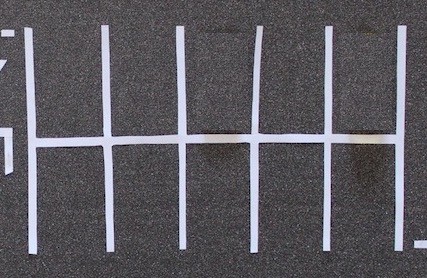
#> input picture images/_img_1389_crop_empty.jpg, 427 x 278 px; its folder holds only this picture in this run
$ python -i parkingspotdetector.py   (imports and definitions only)
#> lines starting #> are read from the running program, lines starting #| are printed output that depends on the picture; after the words box and inside, x2 and y2 are one past the last pixel; in counts of white or black regions, pixels touching at a corner belong together
### src/helpers/geometry.py
import numpy as np
from shapely.geometry import Polygon

def nearest_points(points, point, distance = 40):
    #points = np.asarray(points)
    distances = np.sum((points - point)**2, axis=1)
    distances = np.absolute(np.sqrt(distances))
    return [i for i, dist in enumerate(distances) if dist < distance]

def medium_point(points):
    return np.around(np.mean(points, axis=0)).astype(int)

def simplify_contour(contour):
    processed_points = []
    simple_contour = np.array([])

    for i, point in enumerate(contour):
        if i not in processed_points:
            npoints = nearest_points(contour, point)
            mp = np.array([medium_point(np.take(contour, npoints, 0))])
            simple_contour = mp if simple_contour.size == 0 else np.append(simple_contour, mp, 0)
            processed_points += npoints

    return simple_contour

def sort_points_ttb(points):
    pts = np.array([list(point) for point in points])
    return pts[np.argsort(pts[:, 1]), :]

def sort_points_ltr(points):
    pts = np.array([list(point) for point in points])
    return pts[np.argsort(pts[:, 0]), :]

def get_top_point(points):
    return sort_points_ttb(points)[0]

def get_bottom_point(points):
    return sort_points_ttb(points)[-1]

def get_left_point(points):
    return sort_points_ltr(points)[0]

def get_right_point(points):
    return sort_points_ltr(points)[-1]

# [26 lines left out: function intersection, not called in this run]

### src/modules/parkingspotdetector.py
import cv2
import numpy as np
import random

from globals.constants import PS_MIN_BLOCK_AREA
import helpers.geometry as geometry

class ParkingSpotDetector:
	def __init__(self):
		pass

	def detect(self, image_path, levels = 3):
#> called with image_path = '../../images/_img_1389_crop_empty.jpg', levels = 3
		image = cv2.imread(image_path)
#> image is the input picture: shape (278, 427, 3); mean B, G, R 96.5, 90.5, 92.7

		# Grayscale
		img = cv2.cvtColor(image, cv2.COLOR_BGR2GRAY)
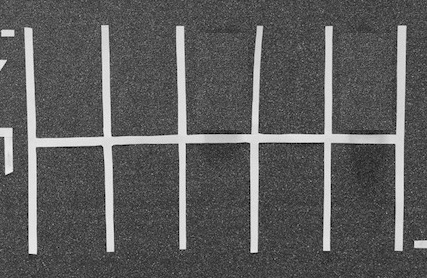
#> img: shape (278, 427); min 1, max 240, mean 91.8

		# [8 lines of commented-out code are left out]
		blur = cv2.medianBlur(img, 5)
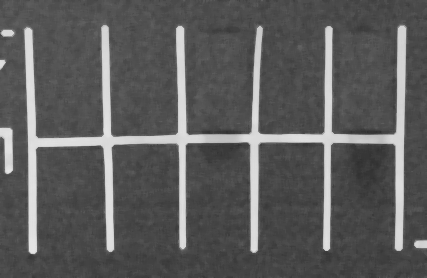
#> blur: shape (278, 427); min 47, max 230, mean 91.7

		# Otsu's thresolding (thresold, image)
		thresold, thresolded = cv2.threshold(blur, 0, 255, cv2.THRESH_BINARY + cv2.THRESH_OTSU)
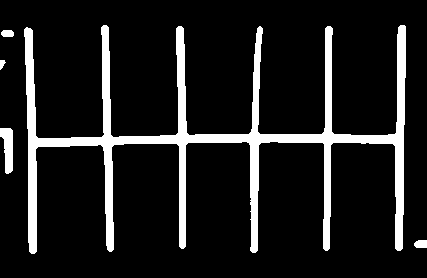
#> thresolded: shape (278, 427); 11.9% white; 5 white regions, box (x1, y1, x2, y2) and area: (24, 25, 406, 254) 13465, (0, 128, 13, 174) 420, (414, 240, 427, 248) 94, (1, 30, 14, 37) 81, (0, 60, 6, 70) 38
#> thresold = 142

		# Canny Edge Detection
		min_thresold = thresold
#> min_thresold = 142
		max_thresold = 2 * min_thresold
#> max_thresold = 284
		edges = cv2.Canny(thresolded, min_thresold, max_thresold)
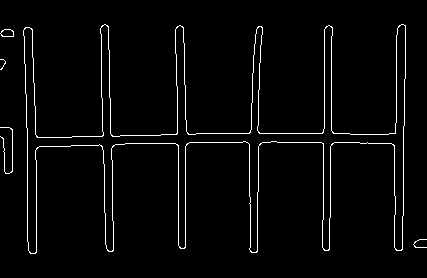
#> edges: shape (278, 427); 3% white in thin lines or dots, all inside (x1, y1, x2, y2) = (0, 24, 427, 254)

		# Find contours
		(cnts, hierarchy) = cv2.findContours(thresolded, cv2.RETR_LIST, cv2.CHAIN_APPROX_SIMPLE)
#> cnts = 5 contours; box (x1, y1, x2, y2) and area: (24, 25, 406, 254) 11834, (0, 128, 13, 174) 367, (414, 240, 427, 248) 76, (1, 30, 14, 37) 66, (0, 60, 6, 70) 26

		# Draw contours
		result = image.copy()
		#result = np.zeros((img.shape[0], img.shape[1], 3), dtype="uint8")
		#cv2.drawContours(result, cnts, -1, (0,0,255), 2, cv2.LINE_AA)

		approx_ctns = []
		for cnt in cnts:
			perimeter = cv2.arcLength(cnt, True)
			area = cv2.contourArea(cnt)

			if area > PS_MIN_BLOCK_AREA:
				approx = cv2.approxPolyDP(cnt, 0.005 * perimeter, True)
				approx_ctns.append(approx)
#> this loop made 5 passes
#> (perimeter, area) on passes 1 to 5: (35.07, 76.5), (109, 367), (24.49, 26), (31.9, 65.5), (3335.1, 11833.5)
#> after the loop, approx_ctns = 1 contour; box (x1, y1, x2, y2) and area: (24, 25, 405, 254) 11078

		simple_ctns = []
		for cnt in approx_ctns:
			cnt = np.asarray(list(map(lambda x: x[0], cnt)))
			simple_ctns.append(geometry.simplify_contour(cnt))
#> this loop made 1 pass
#> after the loop, simple_ctns = 1 item

			#for point in geometry.simplify_contour(cnt):
			#	cv2.circle(result, tuple(point), 3, (0,255,0), -1)

		# Contour sort and group by level (image top and left)
		leveled_cnts = []

		for i, cnt in enumerate(simple_ctns):
			points_per_level = int(len(cnt) / levels) # Points per level on parking lines


			# Sort points top to bottom and left to right
			lexsorted_index = np.lexsort((cnt[:, 0], cnt[:, 1]))	# Return index sorted
			points = cnt[lexsorted_index]			# Generate array ofsorted point

			# Interpreting sorted varray elements
			points = points.reshape((levels, points_per_level, 2))    # Reshape x points (two component (x, y)) per level

			# Reorder points in groups (left to right)
			for i, p in enumerate(points):
				lexsorted_index = np.lexsort((p[:, 1], p[:, 0]))
				points[i] = points[i, lexsorted_index]

			leveled_cnts.append(points)
#> this loop made 1 pass
#> points_per_level on pass 1: 6
#> after the loop, leveled_cnts = 1 item

		parking_slots = np.array([])

		for k, cnts in enumerate(leveled_cnts):
			for i, cnt in enumerate(cnts):
				for j, point in enumerate(cnt):
					points_per_level = len(cnt) # Points per level on parking lines
					if i < (levels - 1) and j < (points_per_level - 1):
						points = np.append(cnts[i, j:j+2], np.flip(cnts[i+1, j:j+2], axis=0), 0)
						points = np.array([points])

						parking_slots = points if parking_slots.size == 0 else np.append(parking_slots, points, 0)

		for ps in parking_slots:
			color = random.uniform(0, 255),random.uniform(0, 255),random.uniform(0, 255)
			cv2.fillPoly(result, np.int_([ps]), color)
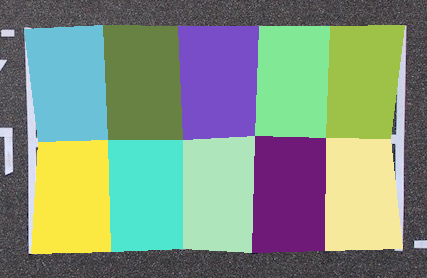
#> result: shape (278, 427, 3); mean B, G, R 127.7, 148.6, 129.4

		# [13 lines of commented-out code are left out]
		cv2.imshow("Result", result)

		cv2.waitKey()

		return parking_slots

>>> result = ParkingSpotDetector().detect('../../images/_img_1389_crop_empty.jpg')
